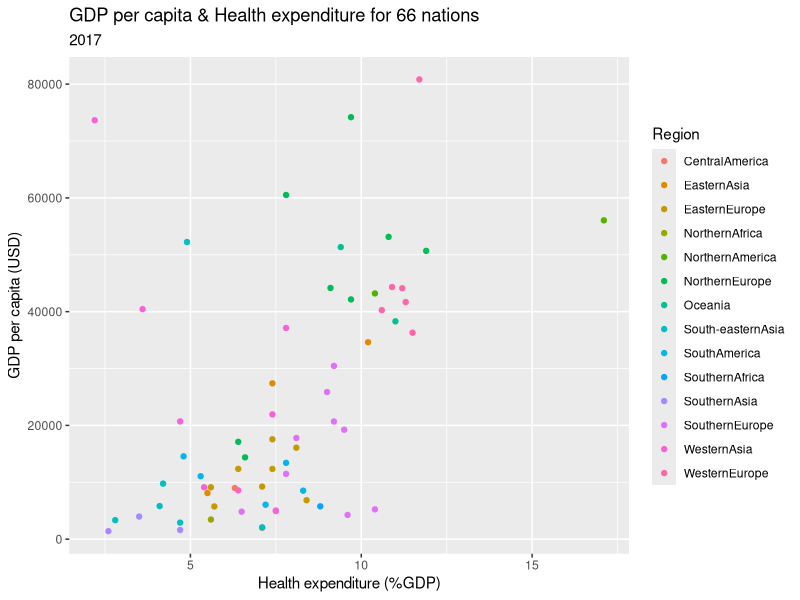
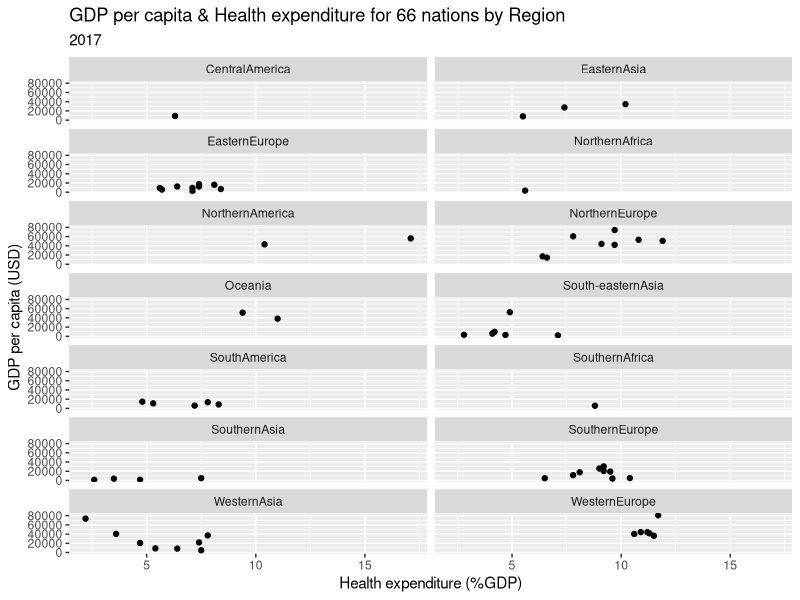
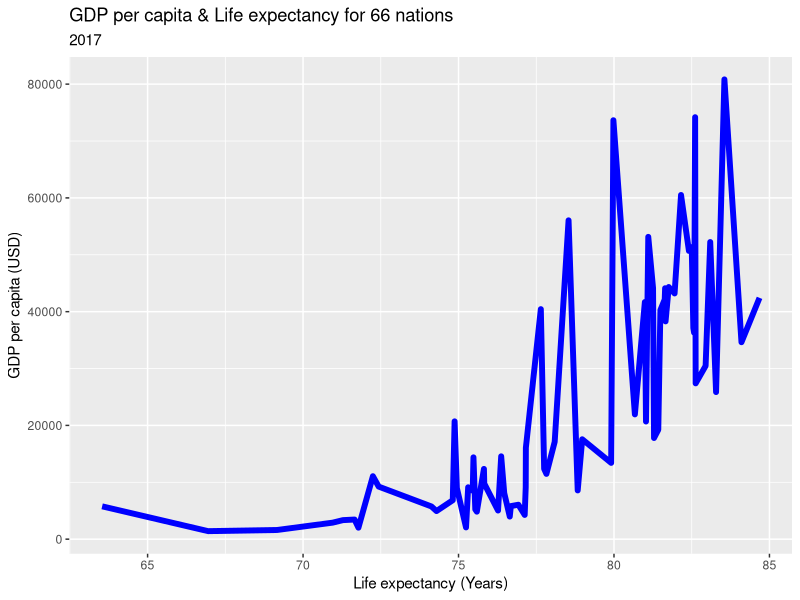
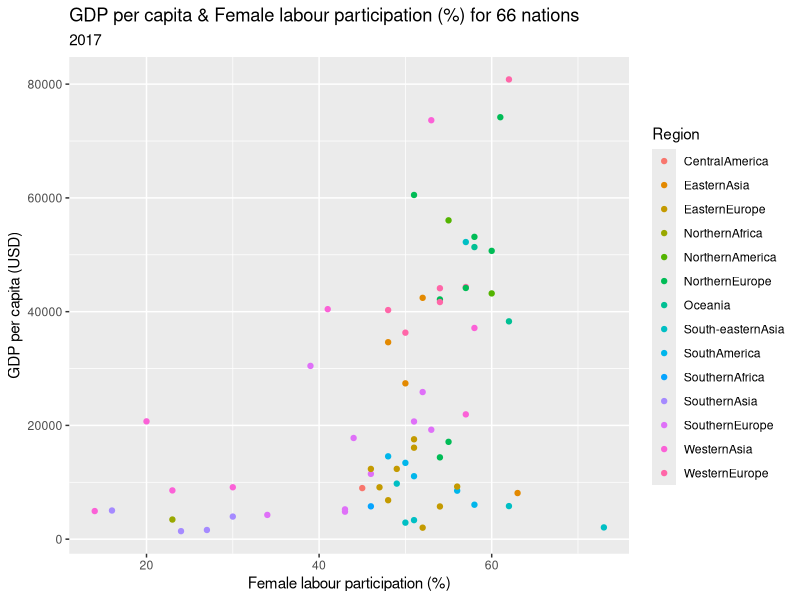
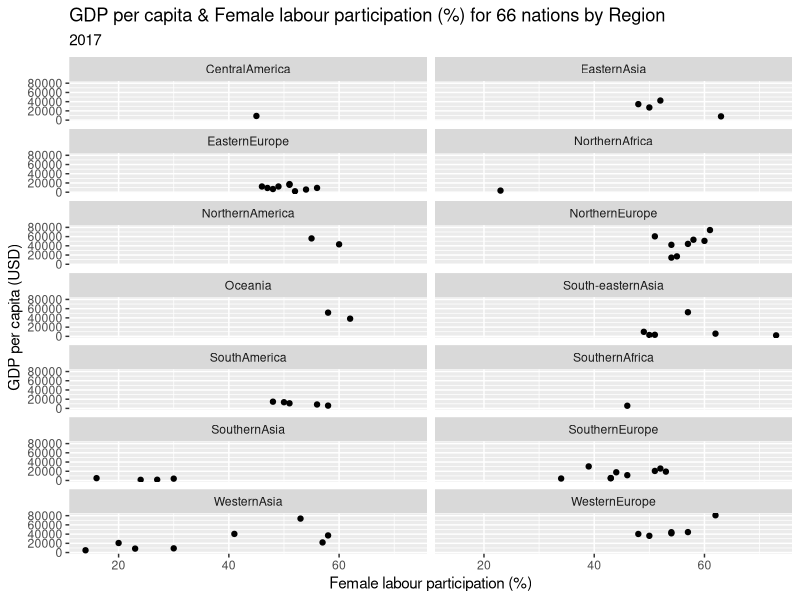
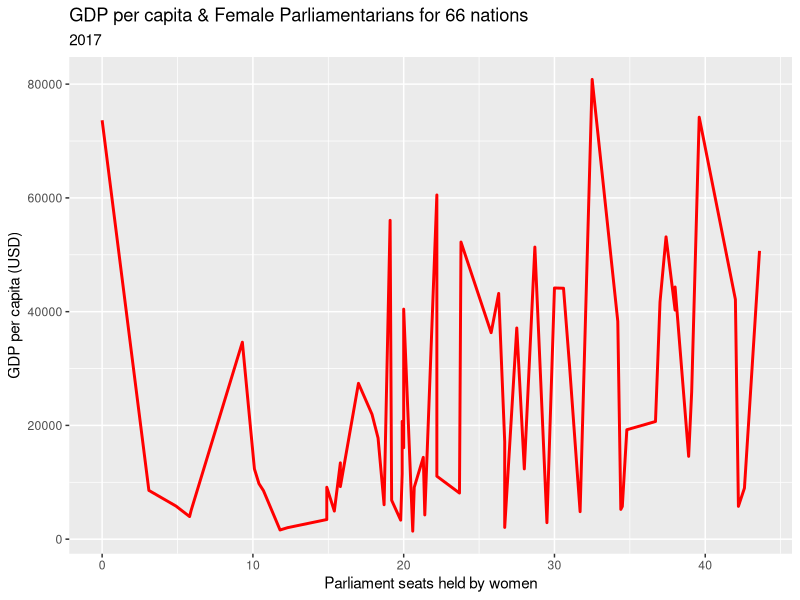

Write the R code that produced these figures, in order.
## ---- chunk 1
# load libraries
library(tidyverse)
library(ggplot2)
library(knitr)
library(kableExtra)
library(png)
library(broom)
## ---- chunk 2
# read in data file
Socio_Econ <- as_tibble(read.csv("soci_econ_country_profiles.csv"))
Socio_Econ %>%
  head(n=10) %>%
  kable(caption = "Socio-economic variables for 66 Nations, 2017") %>%
  kable_styling(bootstrap_options = "striped", full_width = FALSE)

## ---- chunk 3
Analysis_df <- Socio_Econ %>%
  select("country", "Region", "GDP.per.capita..current.US..", "Health..Total.expenditure....of.GDP.", "Life.expectancy.at.birth..total..years.", "Labour.force.participation..female.male.pop....", "Seats.held.by.women.in.national.parliaments..") %>%
  rename(Nation = "country", "GDP per capita (USD)" = GDP.per.capita..current.US.., "Health expenditure (%GDP)" = Health..Total.expenditure....of.GDP., "Life expectancy (Years)" = Life.expectancy.at.birth..total..years., "Labour force participation (%)" = Labour.force.participation..female.male.pop...., "Parliament seats held by women" = Seats.held.by.women.in.national.parliaments..) %>%
  separate("Labour force participation (%)", into = c("Female labour participation (%)", "Male labour force"), convert = TRUE) %>%
  select(-("Male labour force"))
Analysis_df 

## ---- chunk 4
# The analysis for health expenditure may be distorted by values which are below 0%. As this is non-sensical, rows containing values less then 0 are removed.
Health_df <- Analysis_df %>%
  filter(`Health expenditure (%GDP)` >= 0)

ggplot(data = Health_df) + 
  geom_point(mapping = aes(x = `Health expenditure (%GDP)`, y = `GDP per capita (USD)`, colour = Region)) +
  labs(
    title = "GDP per capita & Health expenditure for 66 nations",
    subtitle = "2017")

ggplot(data = Health_df) + 
  geom_point(mapping = aes(x = `Health expenditure (%GDP)`, y = `GDP per capita (USD)`)) +
  facet_wrap(~ Region, nrow = 7) +
  labs(
    title = "GDP per capita & Health expenditure for 66 nations by Region",
    subtitle = "2017")

ggplot(data = Analysis_df) +
  geom_line(mapping = aes(x = `Life expectancy (Years)`, y = `GDP per capita (USD)`), color = "blue", linewidth=2) +
  labs(
    title = "GDP per capita & Life expectancy for 66 nations",
    subtitle = "2017")

## ---- chunk 5
ggplot(data = Analysis_df) + 
  geom_point(mapping = aes(x = `Female labour participation (%)`, y = `GDP per capita (USD)`, colour = Region)) +
  labs(
    title = "GDP per capita & Female labour participation (%) for 66 nations",
    subtitle = "2017")

ggplot(data = Analysis_df) + 
  geom_point(mapping = aes(x = `Female labour participation (%)`, y = `GDP per capita (USD)`)) +
  facet_wrap(~ Region, nrow = 7) +
  labs(
    title = "GDP per capita & Female labour participation (%) for 66 nations by Region",
    subtitle = "2017")

Parliament_df <- Analysis_df %>%
  filter(`Parliament seats held by women` >= 0)

ggplot(data = Parliament_df) +
  geom_line(mapping = aes(x = `Parliament seats held by women`, y = `GDP per capita (USD)`), color = "red", linewidth = 1) +
  labs(
    title = "GDP per capita & Female Parliamentarians for 66 nations",
    subtitle = "2017")

## ---- chunk 6
Econ_model <- lm(`GDP per capita (USD)` ~ `Health expenditure (%GDP)` + `Life expectancy (Years)` + `Female labour participation (%)` + `Parliament seats held by women`, data = Analysis_df)
tidy(Econ_model) 
summary(Econ_model)
